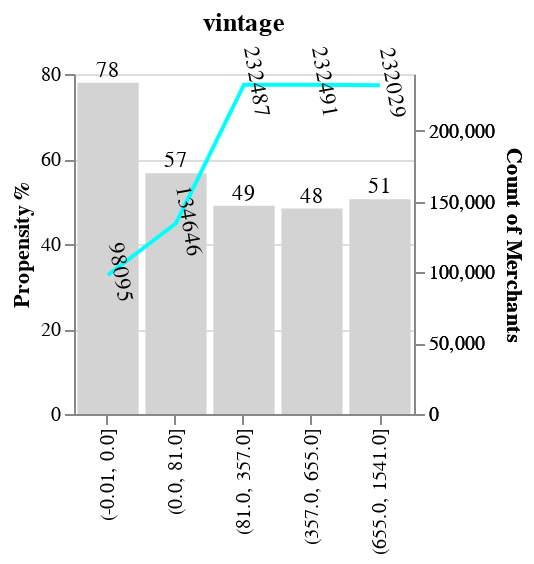

The code cell stored with this chart in its notebook:
### Code cell
num_alt('vintage')

### Figure 1 — Vega-Lite specification as saved in the notebook (floating-point values rounded to 4 significant figures)
{"usermeta": {"embedOptions": {"theme": "fivethirtyeight"}}, "config": {"view": {"continuousWidth": 400, "continuousHeight": 300}}, "layer": [{"mark": {"type": "bar", "color": "lightgrey"}, "encoding": {"x": {"axis": {"title": ""}, "field": "vintage", "sort": [-0.01, 0, 81, 357, 655, 1541], "type": "ordinal"}, "y": {"axis": {"title": "Propensity %"}, "field": "target", "type": "quantitative"}}}, {"mark": {"type": "text", "align": "center", "baseline": "middle", "dy": -6}, "encoding": {"text": {"field": "target", "format": ".0f", "type": "quantitative"}, "x": {"axis": {"title": ""}, "field": "vintage", "sort": [-0.01, 0, 81, 357, 655, 1541], "type": "ordinal"}, "y": {"axis": {"labels": false, "ticks": false, "title": ""}, "field": "target", "type": "quantitative"}}}, {"mark": {"type": "line", "color": "aqua"}, "encoding": {"x": {"axis": {"title": ""}, "field": "vintage", "sort": [-0.01, 0, 81, 357, 655, 1541], "type": "ordinal"}, "y": {"field": "Count of Merchants", "type": "quantitative"}}}, {"mark": {"type": "text", "align": "center", "angle": 80, "baseline": "middle", "color": "black", "dy": -6}, "encoding": {"text": {"field": "Count of Merchants", "format": ".0f", "type": "quantitative"}, "x": {"axis": {"title": ""}, "field": "vintage", "sort": [-0.01, 0, 81, 357, 655, 1541], "type": "ordinal"}, "y": {"field": "Count of Merchants", "type": "quantitative"}}}], "data": {"name": "data-ecc35b2a9f7e034750d27d2b6829e35e"}, "height": 170, "resolve": {"scale": {"y": "independent"}}, "title": "vintage", "width": 170, "$schema": "https://vega.github.io/schema/vega-lite/v4.17.0.json", "datasets": {"data-ecc35b2a9f7e034750d27d2b6829e35e": [{"vintage": "(-0.01, 0.0]", "target": 77.94, "Count of Merchants": 98095}, {"vintage": "(0.0, 81.0]", "target": 56.66, "Count of Merchants": 134646}, {"vintage": "(81.0, 357.0]", "target": 49.01, "Count of Merchants": 232487}, {"vintage": "(357.0, 655.0]", "target": 48.34, "Count of Merchants": 232491}, {"vintage": "(655.0, 1541.0]", "target": 50.55, "Count of Merchants": 232029}]}}
